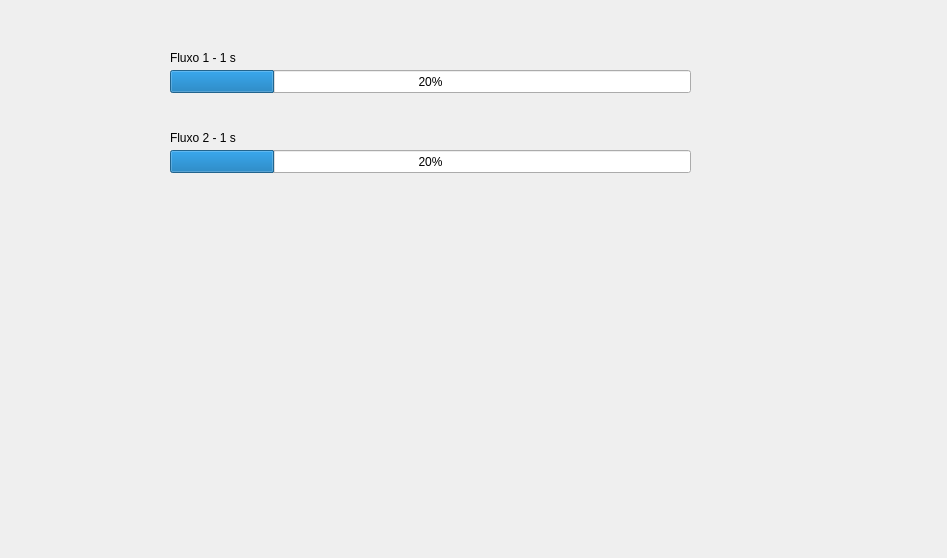
<?xml version="1.0" encoding="UTF-8"?>
<ui version="4.0">
 <class>Dialog</class>
 <widget class="QDialog" name="Dialog">
  <property name="geometry">
   <rect>
    <x>0</x>
    <y>0</y>
    <width>947</width>
    <height>558</height>
   </rect>
  </property>
  <property name="windowTitle">
   <string>Dialog</string>
  </property>
  <widget class="QProgressBar" name="progressoFluxo1">
   <property name="geometry">
    <rect>
     <x>170</x>
     <y>70</y>
     <width>521</width>
     <height>23</height>
    </rect>
   </property>
   <property name="value">
    <number>20</number>
   </property>
  </widget>
  <widget class="QLabel" name="label">
   <property name="geometry">
    <rect>
     <x>170</x>
     <y>50</y>
     <width>131</width>
     <height>16</height>
    </rect>
   </property>
   <property name="text">
    <string>Fluxo 1 - 1 s</string>
   </property>
  </widget>
  <widget class="QLabel" name="label_2">
   <property name="geometry">
    <rect>
     <x>170</x>
     <y>130</y>
     <width>151</width>
     <height>16</height>
    </rect>
   </property>
   <property name="text">
    <string>Fluxo 2 - 1 s</string>
   </property>
  </widget>
  <widget class="QProgressBar" name="progressoFluxo2">
   <property name="geometry">
    <rect>
     <x>170</x>
     <y>150</y>
     <width>521</width>
     <height>23</height>
    </rect>
   </property>
   <property name="value">
    <number>20</number>
   </property>
  </widget>
 </widget>
 <resources/>
 <connections/>
</ui>
